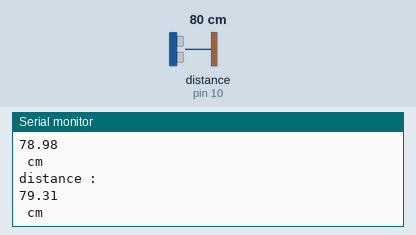
A sketch run on a simulated Arduino Uno, built with avr-gcc and run on an emulated ATmega328P. On the bench: the last lines printed to the serial monitor. Wiring (from diagram.json): ultrasonic range finder: trigger pin 9; echo pin 10. Inputs (shaded band) come from the test bench; at power-on: distance to the obstacle (sensor on pin 10) 80 cm. The echo pulse lasts 58.3 µs per cm.

Above: at 1.6 s.
1.7 s: distance to the obstacle (sensor on pin 10) set to 2 cm
At 3.0 s:
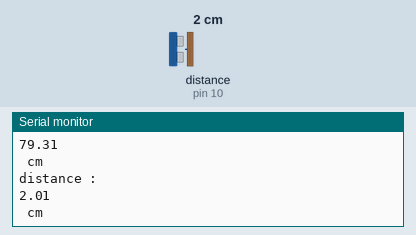
3.2 s: distance to the obstacle (sensor on pin 10) set to 4 cm
At 3.9 s:
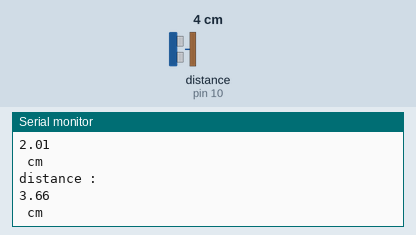
Timing chart, 0 to 6.2 s (numbered marks = the images above; inputs shaded):
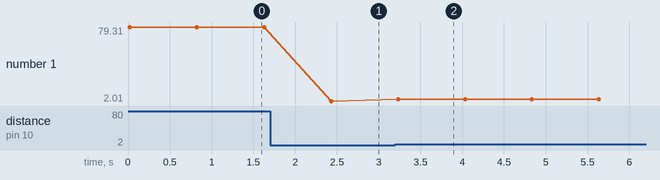

Measured:
- after the input at 1.7 s, the serial monitor: prints a new line after 0.73 s (image 1)
- after the input at 3.2 s, the serial monitor: prints a new line at once (image 2)
- plotted number 1: 79.31 → 2.01 after the input at 1.7 s, 2.01 → 3.66 after the input at 3.2 s

The sketch:

sketch.ino
```cpp
#define TRIG_PIN 9
#define ECHO_PIN 10


void setup() {
Serial.begin(9600);
pinMode(TRIG_PIN , OUTPUT);
pinMode(ECHO_PIN, INPUT);
}

void loop() {
 digitalWrite(TRIG_PIN, LOW);
 delayMicroseconds(3);
 digitalWrite(TRIG_PIN, HIGH);
 delayMicroseconds(12);
 digitalWrite(TRIG_PIN, LOW);


 long duration = pulseIn(ECHO_PIN, HIGH);

 float distance = duration * 0.034  / 2;

 Serial.println("distance : ");
 Serial.println(distance);
 Serial.println(" cm ");

 delay(800);

}
```
